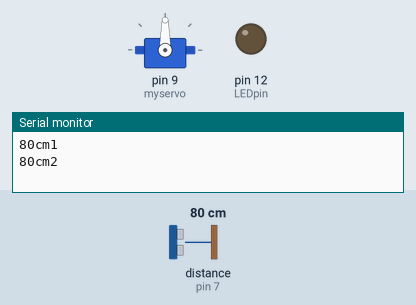
Bench run of a sketch on a simulated Arduino Uno, built with avr-gcc and run on an emulated ATmega328P. Shown: servo, output pins drawn as LEDs (lit = HIGH), the last lines printed to the serial monitor. Wiring (inferred from the names in the program): ultrasonic range finder: trigger pin 7; echo pin 7. The test bench sets the inputs (shaded band); at power-on: distance to the obstacle (sensor on pin 7) 80 cm. The echo pulse lasts 58.3 µs per cm.

Above: at 6.0 s.
6.1 s: distance to the obstacle (sensor on pin 7) set to 76 cm
At 10.5 s:
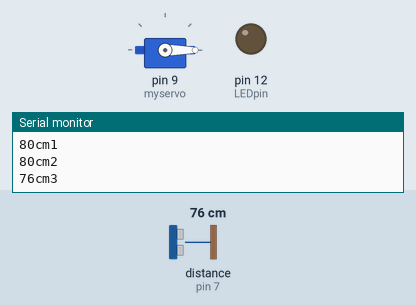
At 14.9 s:
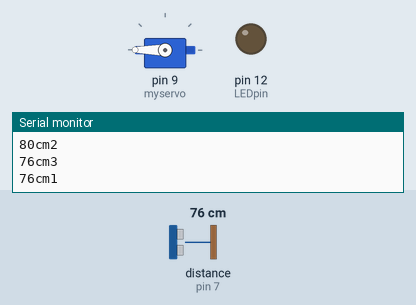
Timing chart, 0 to 16.9 s (numbered marks = the images above; inputs shaded):
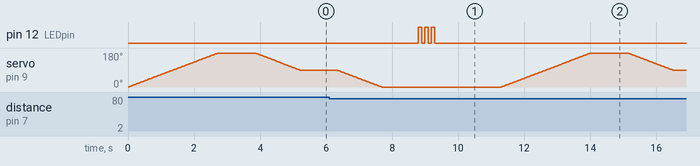

Measured:
- the behaviour switches between 80 and 79 cm on distance to the obstacle (sensor on pin 7) (found by bisection; images 0 and 1)
- after the input at 6.1 s, pin 12 (LEDpin): alternates HIGH for 0.10 s and LOW for 0.10 s, 6 changes in all, then stays LOW, starting after 2.7 s

The sketch:

Sweep2.ino
```cpp
long cm1, cm2, cm3, value1, value2, value3;
const int pingPin = 7;
const int LEDpin = 12;
#include <Servo.h>
Servo myservo;
int pos = 0;

void setup() {
  myservo.attach(9);
  Serial.begin(9600);
  pinMode(LEDpin, OUTPUT);
}

void loop() {
  for (pos = 0; pos <= 180; pos += 1) {
    // in steps of 1 degree
    myservo.write(pos);
    delay(15);
  }
{
  long duration;

  pinMode(pingPin, OUTPUT);
  digitalWrite(pingPin, LOW);
  delayMicroseconds(2);
  digitalWrite(pingPin, HIGH);
  delayMicroseconds(5);
  digitalWrite(pingPin, LOW);


  pinMode(pingPin, INPUT);
  duration = pulseIn(pingPin, HIGH);


  cm1 = duration / 29 / 2;
  //cm1 = microsecondsToCentimeters(duration);


  Serial.print(cm1);
  Serial.print("cm1");
  Serial.println();

  delay(100);
}

  {
    delay(1000);
    }
  for (pos = 180; pos >= 90; pos -= 1) {
    myservo.write(pos);
    delay(15);
  }
  {
    long duration;


  pinMode(pingPin, OUTPUT);
  digitalWrite(pingPin, LOW);
  delayMicroseconds(2);
  digitalWrite(pingPin, HIGH);
  delayMicroseconds(5);
  digitalWrite(pingPin, LOW);


  pinMode(pingPin, INPUT);
  duration = pulseIn(pingPin, HIGH);

  cm2 = duration / 29 / 2;
  //cm2 = microsecondsToCentimeters(duration);


  Serial.print(cm2);
  Serial.print("cm2");
  Serial.println();

  delay(100);
  }
  {delay(1000);
  }
  for (pos = 90; pos >= 0; pos -= 1) {
    myservo.write(pos);
    delay(15);
  }
  {
  delay(1000);
  }
  {
  long duration;


  pinMode(pingPin, OUTPUT);
  digitalWrite(pingPin, LOW);
  delayMicroseconds(2);
  digitalWrite(pingPin, HIGH);
  delayMicroseconds(5);
  digitalWrite(pingPin, LOW);


  pinMode(pingPin, INPUT);
  duration = pulseIn(pingPin, HIGH);

 cm3 = duration / 29 /2;

  //cm3 = microsecondsToCentimeters(duration);


  Serial.print(cm3);
  Serial.print("cm3");
  Serial.println();
  delay(100);
  }
{

  if ((cm1 < cm2) && (cm1 < cm3)) {
    digitalWrite(LEDpin, HIGH);
    delay(100);
    digitalWrite(LEDpin, LOW);
  }
   else if ((cm2 < cm1) && (cm2 < cm3)) {
    digitalWrite(LEDpin, HIGH);
    delay(100);
    digitalWrite(LEDpin, LOW);
    delay(100);
    digitalWrite(LEDpin, HIGH);
    delay(100);
    digitalWrite(LEDpin, LOW);
  }
    else if ((cm3 < cm1) && (cm3 < cm2)){
    digitalWrite(LEDpin, HIGH);
    delay(100);
    digitalWrite(LEDpin, LOW);
    delay(100);
    digitalWrite(LEDpin, HIGH);
    delay(100);
    digitalWrite(LEDpin, LOW);
    delay(100);
    digitalWrite(LEDpin, HIGH);
    delay(100);
    digitalWrite(LEDpin, LOW);
   }
  {delay(2000);
  }
}
}

long microsecondsToCentimeters(long microseconds) {

  return microseconds / 29 / 2;
}
```
